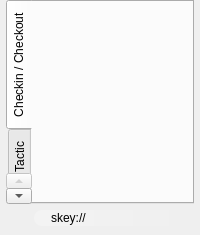
<?xml version="1.0" encoding="UTF-8"?>
<ui version="4.0">
 <class>mainTabsForm</class>
 <widget class="QWidget" name="mainTabsForm">
  <property name="windowTitle">
   <string>Form</string>
  </property>
  <layout class="QGridLayout" name="mainTabsLayout">
   <property name="leftMargin">
    <number>6</number>
   </property>
   <property name="topMargin">
    <number>0</number>
   </property>
   <property name="rightMargin">
    <number>0</number>
   </property>
   <property name="bottomMargin">
    <number>0</number>
   </property>
   <item row="0" column="0">
    <widget class="QTabWidget" name="main_tabWidget">
     <property name="styleSheet">
      <string notr="true">#main_tabWidget::pane {
    border: 0px;
}
#main_tabWidget::tab-bar {
    alignment: center;
}

#main_tabWidget &gt; QTabBar::tab {
    background: transparent;
    border: 2px solid transparent;
    border-top-left-radius: 3px;
    border-bottom-left-radius: 3px;
    border-top-right-radius: 0px;
    border-bottom-right-radius: 0px;
    padding: 4px;
}
#main_tabWidget &gt; QTabBar::tab:selected, #main_tabWidget &gt; QTabBar::tab:hover {
    background: qlineargradient(x1: 0, y1: 0, x2: 1, y2: 0, stop: 0 rgba(255, 255, 255, 48), stop: 1 rgba(255, 255, 255, 32));
}

#main_tabWidget &gt; QTabBar::tab:selected {
    border-color: transparent;
}
#main_tabWidget &gt; QTabBar::tab:!selected {
    margin-top: 0px;
}</string>
     </property>
     <property name="tabPosition">
      <enum>QTabWidget::West</enum>
     </property>
     <property name="currentIndex">
      <number>0</number>
     </property>
     <widget class="QWidget" name="checkInOutTab">
      <attribute name="title">
       <string>Checkin / Checkout</string>
      </attribute>
      <layout class="QVBoxLayout" name="checkInOutLayout">
       <property name="spacing">
        <number>0</number>
       </property>
       <property name="margin">
        <number>0</number>
       </property>
      </layout>
     </widget>
     <widget class="QWidget" name="myTacticTab">
      <attribute name="title">
       <string>My Tactic</string>
      </attribute>
      <layout class="QVBoxLayout" name="myTacticLayout">
       <property name="spacing">
        <number>0</number>
       </property>
       <property name="margin">
        <number>0</number>
       </property>
      </layout>
     </widget>
     <widget class="QWidget" name="assetsBrowserTab">
      <attribute name="title">
       <string>Assets browser</string>
      </attribute>
      <layout class="QVBoxLayout" name="assetsBrowserLayout">
       <property name="spacing">
        <number>0</number>
       </property>
       <property name="margin">
        <number>0</number>
       </property>
      </layout>
     </widget>
    </widget>
   </item>
   <item row="1" column="0" colspan="2">
    <layout class="QVBoxLayout" name="verticalLayout_2">
     <property name="spacing">
      <number>0</number>
     </property>
     <property name="leftMargin">
      <number>28</number>
     </property>
     <property name="rightMargin">
      <number>10</number>
     </property>
     <property name="bottomMargin">
      <number>9</number>
     </property>
     <item>
      <widget class="QLineEdit" name="skeyLineEdit">
       <property name="styleSheet">
        <string notr="true">QLineEdit {
    border: 0px;
    border-radius: 8px;
	show-decoration-selected: 1;
    padding: 0px 8px;
    background: qlineargradient(spread:pad, x1:0, y1:0, x2:1, y2:0, stop:0 rgba(255, 255, 255, 64), stop:1 rgba(255, 255, 255, 0));
	background-position: bottom left;
	background-image: url(&quot;:/ui_check/gliph/search_16.png&quot;);
	background-repeat: fixed;
    selection-background-color: darkgray;
	padding-left: 15px;
}
QLineEdit:hover{
	color: white;
	background-image: url(&quot;:/ui_check/gliph/searchHover_16.png&quot;);
}</string>
       </property>
       <property name="text">
        <string>skey://</string>
       </property>
      </widget>
     </item>
    </layout>
   </item>
  </layout>
 </widget>
 <resources/>
 <connections/>
</ui>
